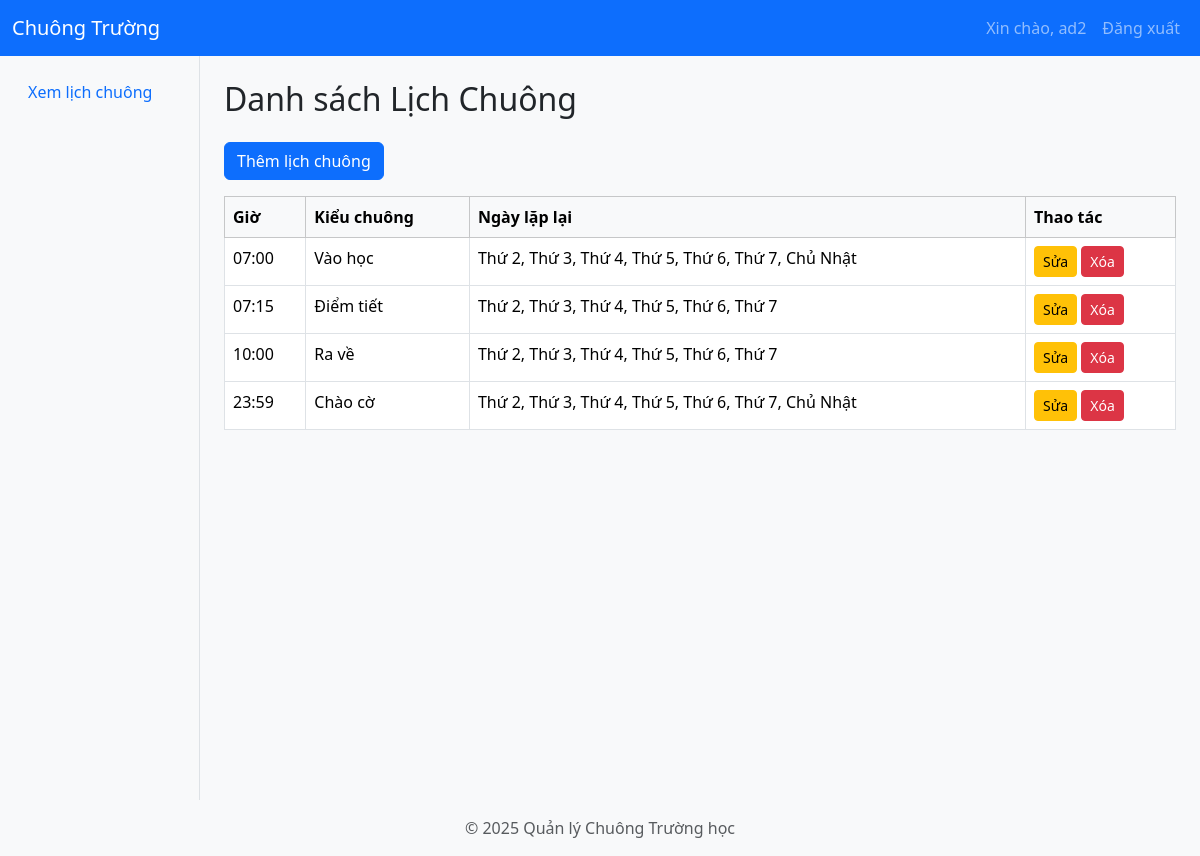
/schedules (signed in), run on the app's committed database.
### app/models/schedule.py (models this page shows, shortened)
class Schedule(db.Model):
    id = db.Column(db.Integer, primary_key=True)
    school_id = db.Column(db.Integer, db.ForeignKey('schools.id'), nullable=False)  # Corrected table name for foreign key
    profile_id = db.Column(db.Integer, db.ForeignKey('bell_profiles.id'), nullable=True)
    time_point = db.Column(db.Time, nullable=False)  # Điểm thời gian duy nhất thay vì start/end
    day_of_week = db.Column(db.Integer, nullable=False)  # 0 = Thứ Hai, ..., 6 = Chủ Nhật
    bell_type = db.Column(db.String(50), nullable=False)  # Loại chuông (ví dụ: "vào học", "điểm tiết", "ra chơi", "ra về")
    is_summer = db.Column(db.Boolean, default=False)
    school = db.relationship('School', back_populates='schedules')
    profile = db.relationship('BellProfile', back_populates='schedules')

### app/routes/schedule_routes.py (the view)
@schedule_bp.route('/schedules', methods=['GET'])
@login_required
@school_specific_access
def schedules_page():
    user = session.get('user')
    logging.debug(f"User session data: {user}")
    if not user:
        flash('Không tìm thấy thông tin người dùng!', 'danger')
        return redirect(url_for('auth.login'))
    if user.get('role') == 'admin':
        school_id = request.args.get('school_id')
        logging.debug(f"Admin accessing schedules with school_id: {school_id}")
        schools = School.query.all()
        schedules = []
        if school_id:
            schedules = Schedule.query.filter_by(school_id=school_id).all()
            schedules = sorted(schedules, key=lambda schedule: schedule.time_point)
        return render_template('schedules_admin.html', schedules=schedules, schools=schools, selected_school_id=int(school_id) if school_id else None)
    elif user.get('role') in ['school_admin', 'school_user']:
        school_id = user.get('school_id')
        logging.debug(f"School user/admin accessing schedules for school_id: {school_id}")
        if not school_id:
            flash('Không tìm thấy trường học của bạn!', 'danger')
            return redirect(url_for('index'))
        schedules = Schedule.query.filter_by(school_id=school_id).all()
        schedules = sorted(schedules, key=lambda schedule: schedule.time_point)
        schools = School.query.filter_by(id=school_id).all()
        return render_template('schedules.html', schedules=schedules, schools=schools)
    else:
        logging.warning(f"Unauthorized access attempt by user: {user}")
        flash('Bạn không có quyền truy cập!', 'danger')
        return redirect(url_for('index'))

### app/__init__.py (called while the page is built)
def create_app():
    app = Flask(__name__)
    app.config.from_object('app.config.Config')
    db.init_app(app)
    jwt.init_app(app)
    migrate.init_app(app, db)  # Bind Flask-Migrate to the app and db
    login_manager.init_app(app)  # Initialize Flask-Login
    login_manager.login_view = 'auth.login'  # Set the login view
    @app.context_processor
    def inject_user():
        from flask_login import current_user
        return dict(current_user=current_user)
    from app.utils.jwt_patch import apply_jwt_patch
    apply_jwt_patch()
    from app.routes import register_routes
    register_routes(app)
    def get_day_name(index):
        days = ['Thứ 2', 'Thứ 3', 'Thứ 4', 'Thứ 5', 'Thứ 6', 'Thứ 7', 'Chủ Nhật']
        return days[index]
    app.jinja_env.filters['get_day_name'] = get_day_name
    return app

### app/templates/schedules.html (shortened to what this page needs)
{% extends 'layout.html' %}
{% block content %}
<h2 class="mb-4">Danh sách Lịch Chuông</h2>
<div class="d-flex justify-content-between mb-3">
    <button class="btn btn-primary" data-bs-toggle="modal" data-bs-target="#addScheduleModal">Thêm lịch chuông</button>
</div>
<table class="table table-bordered table-hover">
    <thead class="table-light">
        <tr>
            <th>Giờ</th>
            <th>Kiểu chuông</th>
            <th>Ngày lặp lại</th>
            <th>Thao tác</th>
        </tr>
    </thead>
    <tbody>
        {% set days = ['Thứ 2', 'Thứ 3', 'Thứ 4', 'Thứ 5', 'Thứ 6', 'Thứ 7', 'Chủ Nhật'] %}
        {% for key, group in schedules|groupby(attribute='time_point') %}
        {% for bell_type, items in group|groupby(attribute='bell_type') %}
        <tr>
            <td>{{ key.strftime('%H:%M') }}</td>
            <td>{{ bell_type }}</td>
            <td>
                {% for schedule in items %}
                {{ days[schedule.day_of_week] }}{% if not loop.last %}, {% endif %}
                {% endfor %}
            </td>
            <td>
                <a href="/schedules/edit/{{ items[0].id }}" class="btn btn-sm btn-warning">Sửa</a>
                <a href="/schedules/delete/{{ items[0].id }}" class="btn btn-sm btn-danger" onclick="return confirm('Bạn có chắc muốn xóa?')">Xóa</a>
            </td>
        </tr>
        {% endfor %}
        {% endfor %}
    </tbody>
</table>
{% endblock %}

### app/static/css/style.css (style rules this page uses)
body { background-color: #f8f9fa; }

### data on the page
Schedule: strftime "07:00", bell_type "Vào học", day_of_week "Thứ 2"
Schedule: day_of_week "Thứ 3"
Schedule: day_of_week "Thứ 4"
Schedule: day_of_week "Thứ 5"
Schedule: day_of_week "Thứ 6"
Schedule: day_of_week "Thứ 7"
Schedule: day_of_week "Chủ Nhật"
Schedule: strftime "07:15", bell_type "Điểm tiết", day_of_week "Thứ 2"
Schedule: day_of_week "Thứ 3"
Schedule: day_of_week "Thứ 4"
Schedule: day_of_week "Thứ 5"
Schedule: day_of_week "Thứ 6"
Schedule: day_of_week "Thứ 7"
Schedule: strftime "10:00", bell_type "Ra về", day_of_week "Thứ 2"
Schedule: day_of_week "Thứ 3"
Schedule: day_of_week "Thứ 4"
Schedule: day_of_week "Thứ 5"
Schedule: day_of_week "Thứ 6"
Schedule: day_of_week "Thứ 7"
Schedule: strftime "23:59", bell_type "Chào cờ", day_of_week "Thứ 2"
Schedule: day_of_week "Thứ 3"
Schedule: day_of_week "Thứ 4"
Schedule: day_of_week "Thứ 5"
Schedule: day_of_week "Thứ 6"
Schedule: day_of_week "Thứ 7"
Schedule: day_of_week "Chủ Nhật"

### other printed values
{{ session['user']['username'] }} "ad2"
